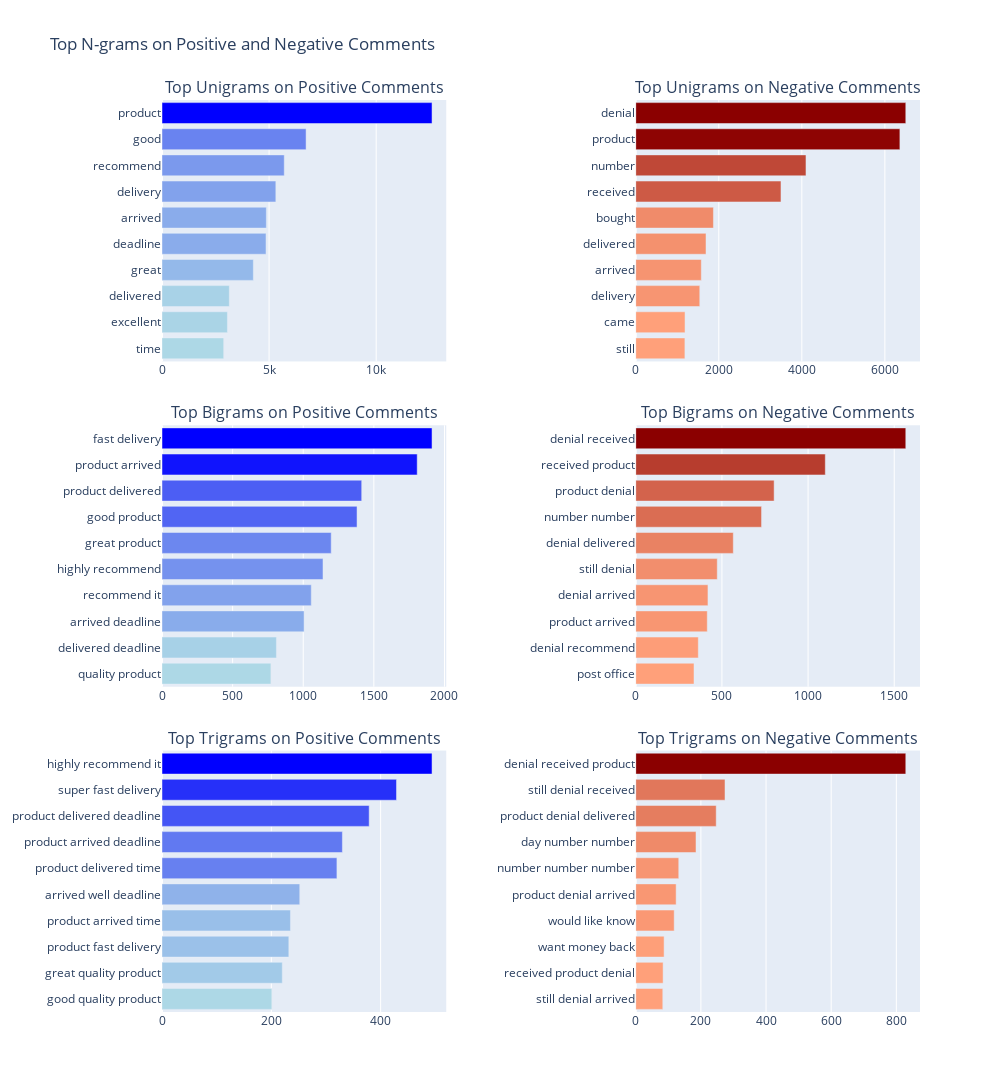

The notebook cell this image was saved under:
### Markdown cell above
N-grams are sequences of n consecutive words or tokens used to analyze text patterns. In product reviews, n-grams help capture common phrases and expressions that reflect customer sentiment. In our case we choose to do N-grams (where, N = 1, 2, 3).

Unigrams (1-word sequences or 1-grams) are useful reveal individual positive or negative words like "excellent" or "disappointed."
Bigrams (2-word sequences or 2-grams) and Trigrams (3-word sequences or 3-grams) capture short phrases, such as "high quality" or "not worth," which are often more informative in sentiment analysis.

By analyzing n-grams, we can identify frequent phrases that provide insights into customer opinions about products.

### Code cell
# N-grams in English
# Separate positive and negative reviews
positive_reviews = df_sentiment_analysis[df_sentiment_analysis['sentiment_label'] == 'positive']['review_en_final'].dropna()
negative_reviews = df_sentiment_analysis[df_sentiment_analysis['sentiment_label'] == 'negative']['review_en_final'].dropna()

# Get top unigrams, bigrams, trigrams
top_unigrams_pos = get_top_ngrams(positive_reviews, ngram_range=(1, 1), n=10)
top_bigrams_pos = get_top_ngrams(positive_reviews, ngram_range=(2, 2), n=10)
top_trigrams_pos = get_top_ngrams(positive_reviews, ngram_range=(3, 3), n=10)

top_unigrams_neg = get_top_ngrams(negative_reviews, ngram_range=(1, 1), n=10)
top_bigrams_neg = get_top_ngrams(negative_reviews, ngram_range=(2, 2), n=10)
top_trigrams_neg = get_top_ngrams(negative_reviews, ngram_range=(3, 3), n=10)

# Plotting
fig = make_subplots(
    rows=3, cols=2,  
    subplot_titles=(
        "Top Unigrams on Positive Comments", "Top Unigrams on Negative Comments",
        "Top Bigrams on Positive Comments", "Top Bigrams on Negative Comments",
        "Top Trigrams on Positive Comments", "Top Trigrams on Negative Comments"
    ),
    vertical_spacing = 0.07,
    horizontal_spacing = 0.25
)

# Adding Unigram Plots 
words, counts = ngram_data(top_unigrams_pos)
colors = color_gradient(counts, (173, 216, 230), (0, 0, 255))  
fig.add_trace(go.Bar(x=counts, y=words, orientation='h', marker=dict(color=colors)), row=1, col=1)

words, counts = ngram_data(top_unigrams_neg)
colors = color_gradient(counts, (255, 160, 122), (139, 0, 0))  
fig.add_trace(go.Bar(x=counts, y=words, orientation='h', marker=dict(color=colors)), row=1, col=2)

# Adding Bigram Plots
words, counts = ngram_data(top_bigrams_pos)
colors = color_gradient(counts, (173, 216, 230), (0, 0, 255))
fig.add_trace(go.Bar(x=counts, y=words, orientation='h', marker=dict(color=colors)), row=2, col=1)

words, counts = ngram_data(top_bigrams_neg)
colors = color_gradient(counts, (255, 160, 122), (139, 0, 0))
fig.add_trace(go.Bar(x=counts, y=words, orientation='h', marker=dict(color=colors)), row=2, col=2)

# Adding Trigram Plots
words, counts = ngram_data(top_trigrams_pos)
colors = color_gradient(counts, (173, 216, 230), (0, 0, 255))
fig.add_trace(go.Bar(x=counts, y=words, orientation='h', marker=dict(color=colors)), row=3, col=1)

words, counts = ngram_data(top_trigrams_neg)
colors = color_gradient(counts, (255, 160, 122), (139, 0, 0))
fig.add_trace(go.Bar(x=counts, y=words, orientation='h', marker=dict(color=colors)), row=3, col=2)

# Update layout
fig.update_layout(
    height=1500, width=1000, title_text="Top N-grams on Positive and Negative Comments",
    showlegend=False
)

# Reverse y-axes to have top n-grams at the top for each plot
for i in range(1, 4):
    fig.update_yaxes(autorange="reversed", row=i, col=1)
    fig.update_yaxes(autorange="reversed", row=i, col=2)

fig.show()

### Figure 1 — Plotly figure (JSON) as saved in the notebook; plotly's stock layout.template omitted (floating-point values rounded to 4 significant figures)
{"data": [{"marker": {"color": ["rgba(0.0,0.0,255.0, 1)", "rgba(104.58604029605263,130.58141447368422,239.8864103618421, 1)", "rgba(122.70764802631578,153.20723684210526,237.26768092105263, 1)", "rgba(129.69664884868422,161.93338815789474,236.25770970394737, 1)", "rgba(137.59261924342104,171.7919407894737,235.11667351973685, 1)", "rgba(137.84159128289474,172.10279605263156,235.08069490131578, 1)", "rgba(148.38733552631578,185.26973684210526,233.55674342105263, 1)", "rgba(168.34066611842104,210.18256578947367,230.67331414473685, 1)", "rgba(169.90563322368422,212.13651315789474,230.44716282894737, 1)", "rgba(173.0,216.0,230.0, 1)"]}, "orientation": "h", "type": "bar", "x": [12608, 6727, 5708, 5315, 4871, 4857, 4264, 3142, 3054, 2880], "xaxis": "x", "y": ["product", "good", "recommend", "delivery", "arrived", "deadline", "great", "delivered", "excellent", "time"], "yaxis": "y"}, {"marker": {"color": ["rgba(139.0,0.0,0.0, 1)", "rgba(142.09624060150378,4.270676691729335,3.2563909774436155, 1)", "rgba(191.41804511278195,72.30075187969925,55.129323308270685, 1)", "rgba(204.54436090225565,90.40601503759399,68.93458646616541, 1)", "rgba(240.0203007518797,139.33834586466165,106.2454887218045, 1)", "rgba(243.9233082706767,144.7218045112782,110.35037593984963, 1)", "rgba(246.38721804511277,148.1203007518797,112.94172932330827, 1)", "rgba(247.193984962406,149.2330827067669,113.79022556390977, 1)", "rgba(254.93458646616543,159.90977443609023,121.9312030075188, 1)", "rgba(255.0,160.0,122.0, 1)"]}, "orientation": "h", "type": "bar", "x": [6504, 6362, 4100, 3498, 1871, 1692, 1579, 1542, 1187, 1184], "xaxis": "x2", "y": ["denial", "product", "number", "received", "bought", "delivered", "arrived", "delivery", "came", "still"], "yaxis": "y2"}, {"marker": {"color": ["rgba(0.0,0.0,255.0, 1)", "rgba(15.920245398773005,19.877300613496942,252.69938650306747, 1)", "rgba(75.50744960560911,94.27519719544259,244.08851884312008, 1)", "rgba(80.51095530236636,100.52234881682736,243.36546888694127, 1)", "rgba(108.25766871165644,135.16564417177915,239.35582822085888, 1)", "rgba(117.05170902716915,146.14548641542507,238.08501314636283, 1)", "rgba(129.63628396143733,161.85801928133216,236.26643295354953, 1)", "rgba(137.3689745836985,171.51270815074497,235.1489921121823, 1)", "rgba(167.08676599474146,208.61700262927258,230.85451358457493, 1)", "rgba(173.0,216.0,230.0, 1)"]}, "orientation": "h", "type": "bar", "x": [1912, 1807, 1414, 1381, 1198, 1140, 1057, 1006, 810, 771], "xaxis": "x3", "y": ["fast delivery", "product arrived", "product delivered", "good product", "great product", "highly recommend", "recommend it", "arrived deadline", "delivered deadline", "quality product"], "yaxis": "y3"}, {"marker": {"color": ["rgba(139.0,0.0,0.0, 1)", "rgba(183.0781122864117,60.7973962571196,46.358014646053704, 1)", "rgba(211.11065907241658,99.46297803091944,75.84052074857607, 1)", "rgba(218.0008136696501,108.966639544345,83.08706265256306, 1)", "rgba(233.48006509357202,130.3173311635476,99.36696501220504, 1)", "rgba(242.2579332790887,142.4247355573637,108.59886086248983, 1)", "rgba(247.35475996745322,149.45484133441823,113.9593165174939, 1)", "rgba(247.73230268510986,149.97558991049635,114.35638730675346, 1)", "rgba(252.64035801464604,156.7453213995118,119.51830756712775, 1)", "rgba(255.0,160.0,122.0, 1)"]}, "orientation": "h", "type": "bar", "x": [1567, 1100, 803, 730, 566, 473, 419, 415, 363, 338], "xaxis": "x4", "y": ["denial received", "received product", "product denial", "number number", "denial delivered", "still denial", "denial arrived", "product arrived", "denial recommend", "post office"], "yaxis": "y4"}, {"marker": {"color": ["rgba(0.0,0.0,255.0, 1)", "rgba(38.378839590443675,47.918088737201344,249.45392491467578, 1)", "rgba(67.90102389078497,84.77815699658703,245.1877133105802, 1)", "rgba(96.83276450511946,120.90102389078498,241.00682593856655, 1)", "rgba(102.73720136518772,128.2730375426621,240.15358361774744, 1)", "rgba(142.88737201365188,178.40273037542661,234.35153583617748, 1)", "rgba(152.92491467576792,190.93515358361776,232.90102389078498, 1)", "rgba(154.6962457337884,193.1467576791809,232.64505119453923, 1)", "rgba(161.78156996587032,201.99317406143345,231.62116040955632, 1)", "rgba(173.0,216.0,230.0, 1)"]}, "orientation": "h", "type": "bar", "x": [494, 429, 379, 330, 320, 252, 235, 232, 220, 201], "xaxis": "x5", "y": ["highly recommend it", "super fast delivery", "product delivered deadline", "product arrived deadline", "product delivered time", "arrived well deadline", "product arrived time", "product fast delivery", "great quality product", "good quality product"], "yaxis": "y5"}, {"marker": {"color": ["rgba(139.0,0.0,0.0, 1)", "rgba(225.30026809651474,119.03485254691688,90.76407506702412, 1)", "rgba(229.49865951742626,124.82573726541554,95.17962466487936, 1)", "rgba(239.13941018766755,138.12332439678283,105.31903485254692, 1)", "rgba(247.38069705093835,149.49061662198392,113.98659517426273, 1)", "rgba(248.62466487935657,151.2064343163539,115.29490616621985, 1)", "rgba(249.55764075067023,152.49329758713137,116.27613941018767, 1)", "rgba(254.37801608579088,159.14209115281503,121.34584450402144, 1)", "rgba(254.84450402144773,159.78552278820376,121.83646112600536, 1)", "rgba(255.0,160.0,122.0, 1)"]}, "orientation": "h", "type": "bar", "x": [829, 274, 247, 185, 132, 124, 118, 87, 84, 83], "xaxis": "x6", "y": ["denial received product", "still denial received", "product denial delivered", "day number number", "number number number", "product denial arrived", "would like know", "want money back", "received product denial", "still denial arrived"], "yaxis": "y6"}], "layout": {"annotations": [{"font": {"size": 16}, "showarrow": false, "text": "Top Unigrams on Positive Comments", "x": 0.1875, "xanchor": "center", "xref": "paper", "y": 1, "yanchor": "bottom", "yref": "paper"}, {"font": {"size": 16}, "showarrow": false, "text": "Top Unigrams on Negative Comments", "x": 0.8125, "xanchor": "center", "xref": "paper", "y": 1, "yanchor": "bottom", "yref": "paper"}, {"font": {"size": 16}, "showarrow": false, "text": "Top Bigrams on Positive Comments", "x": 0.1875, "xanchor": "center", "xref": "paper", "y": 0.6433, "yanchor": "bottom", "yref": "paper"}, {"font": {"size": 16}, "showarrow": false, "text": "Top Bigrams on Negative Comments", "x": 0.8125, "xanchor": "center", "xref": "paper", "y": 0.6433, "yanchor": "bottom", "yref": "paper"}, {"font": {"size": 16}, "showarrow": false, "text": "Top Trigrams on Positive Comments", "x": 0.1875, "xanchor": "center", "xref": "paper", "y": 0.2867, "yanchor": "bottom", "yref": "paper"}, {"font": {"size": 16}, "showarrow": false, "text": "Top Trigrams on Negative Comments", "x": 0.8125, "xanchor": "center", "xref": "paper", "y": 0.2867, "yanchor": "bottom", "yref": "paper"}], "height": 1500, "showlegend": false, "title": {"text": "Top N-grams on Positive and Negative Comments"}, "width": 1000, "xaxis": {"anchor": "y", "domain": [0, 0.375]}, "xaxis2": {"anchor": "y2", "domain": [0.625, 1]}, "xaxis3": {"anchor": "y3", "domain": [0, 0.375]}, "xaxis4": {"anchor": "y4", "domain": [0.625, 1]}, "xaxis5": {"anchor": "y5", "domain": [0, 0.375]}, "xaxis6": {"anchor": "y6", "domain": [0.625, 1]}, "yaxis": {"anchor": "x", "autorange": "reversed", "domain": [0.7133, 1]}, "yaxis2": {"anchor": "x2", "autorange": "reversed", "domain": [0.7133, 1]}, "yaxis3": {"anchor": "x3", "autorange": "reversed", "domain": [0.3567, 0.6433]}, "yaxis4": {"anchor": "x4", "autorange": "reversed", "domain": [0.3567, 0.6433]}, "yaxis5": {"anchor": "x5", "autorange": "reversed", "domain": [0, 0.2867]}, "yaxis6": {"anchor": "x6", "autorange": "reversed", "domain": [0, 0.2867]}}}
